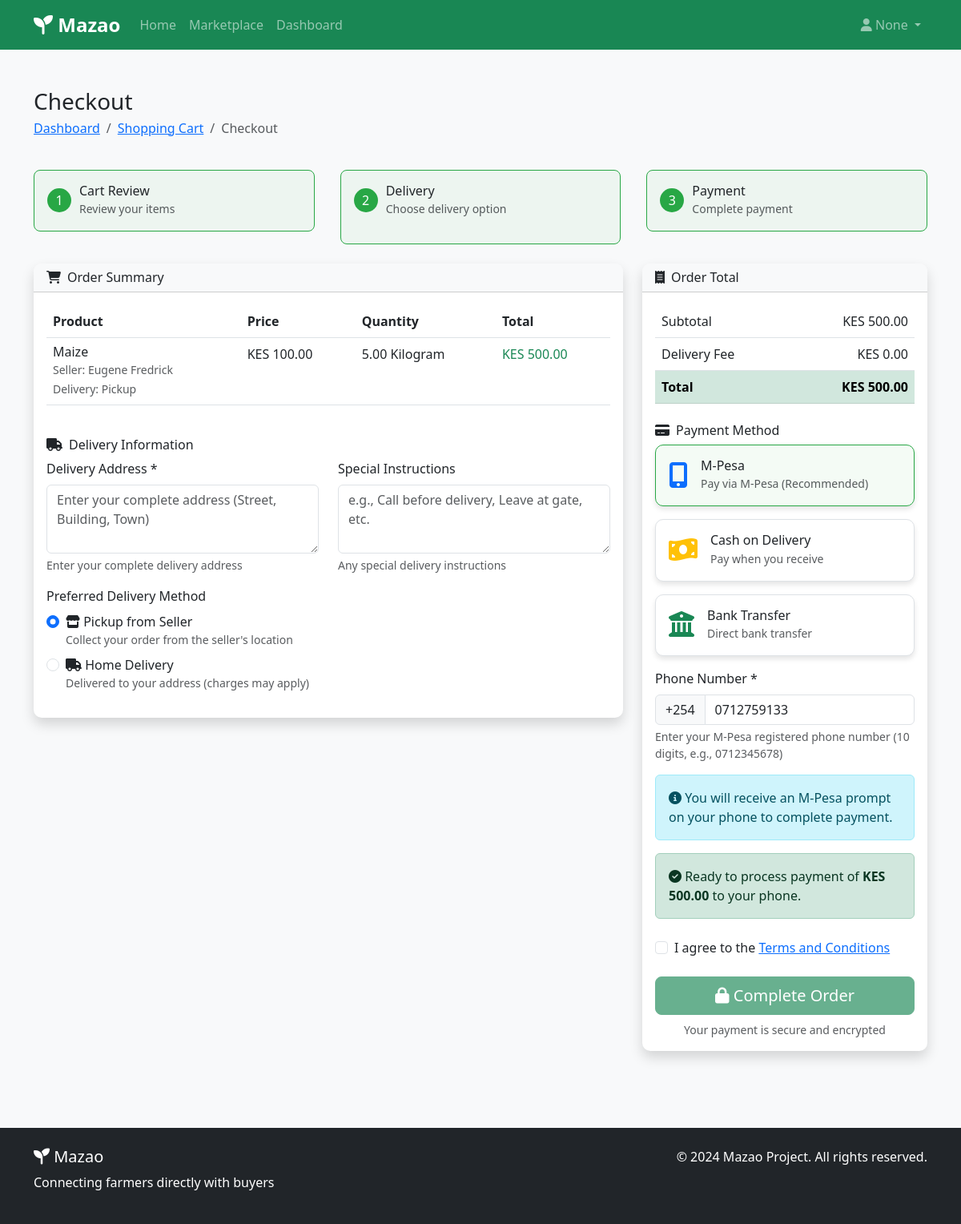
The page /cart/checkout/ (signed in) on the database as committed earlier.
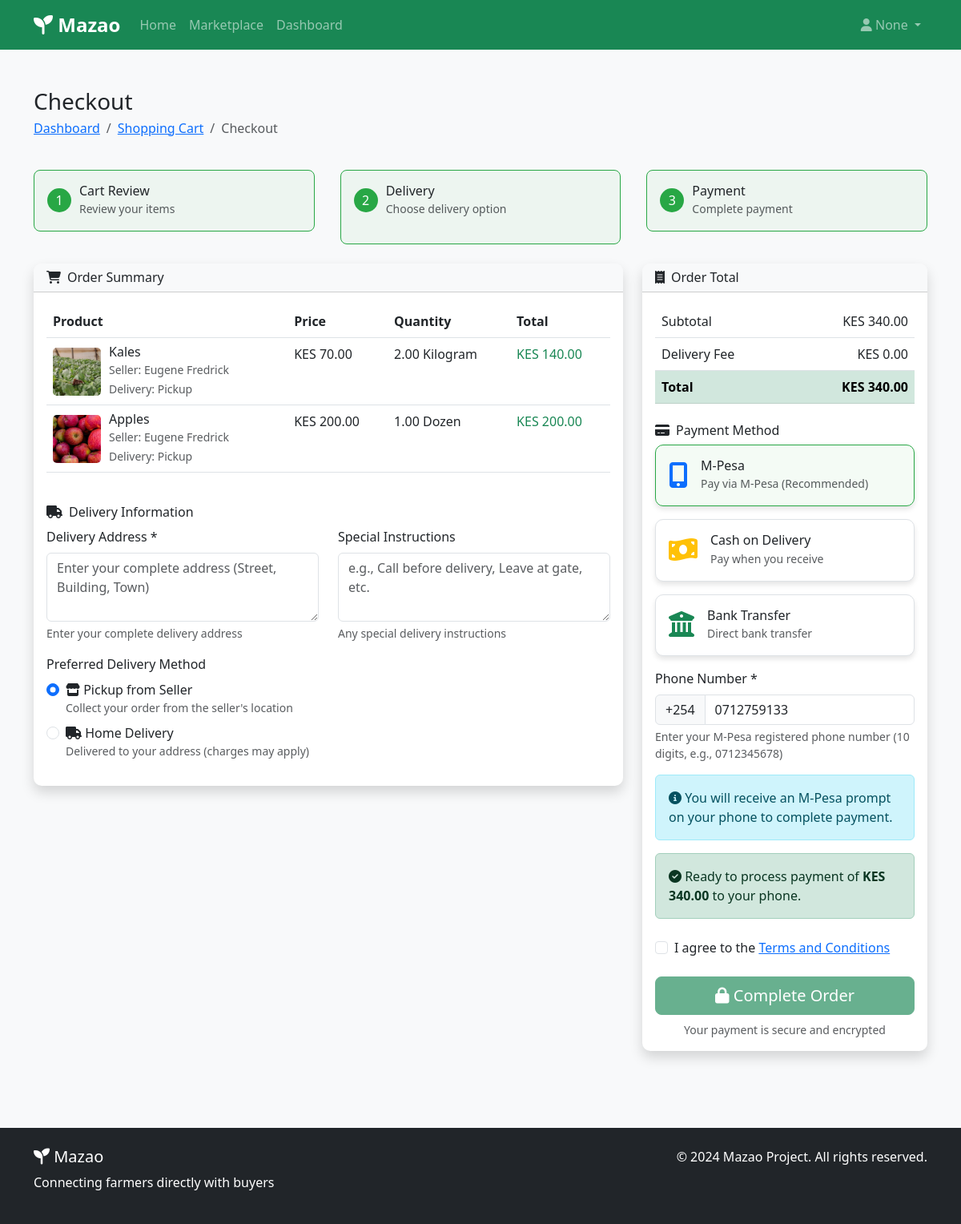
The same page on the database as committed later.
### cart/models.py (models this page shows, shortened)
class CartItem(models.Model):
    cart = models.ForeignKey(Cart, on_delete=models.CASCADE, related_name='items')
    product = models.ForeignKey(Product, on_delete=models.CASCADE)
    quantity = models.DecimalField(max_digits=10, decimal_places=2, default=1)
    delivery_method = models.CharField(
        max_length=20,
        choices=[('pickup', 'Pickup'), ('delivery', 'Delivery')],
        default='pickup'
    )
    special_instructions = models.TextField(blank=True)
    added_at = models.DateTimeField(auto_now_add=True)
    updated_at = models.DateTimeField(auto_now=True)
    class Meta:
        unique_together = ['cart', 'product']
    @property
    def total_price(self):
        return self.product.price * self.quantity

class Cart(models.Model):
    user = models.OneToOneField(User, on_delete=models.CASCADE, related_name='cart')
    created_at = models.DateTimeField(auto_now_add=True)
    updated_at = models.DateTimeField(auto_now=True)
    @property
    def total_price(self):
        return sum(item.total_price for item in self.items.all())

### products/models.py (models this page shows, shortened)
class Product(models.Model):
    class ProductStatus(models.TextChoices):
        ACTIVE = 'active', 'Active'
        OUT_OF_STOCK = 'out_of_stock', 'Out of Stock'
        DISCONTINUED = 'discontinued', 'Discontinued'
    class UnitChoices(models.TextChoices):
        KG = 'kg', 'Kilogram'
        G = 'g', 'Gram'
        L = 'l', 'Liter'
        ML = 'ml', 'Milliliter'
        PIECE = 'piece', 'Piece'
        BUNCH = 'bunch', 'Bunch'
        DOZEN = 'dozen', 'Dozen'
    COUNTY_CHOICES = [
        ('', 'Select County'),
        ('nairobi', 'Nairobi'),
        ('mombasa', 'Mombasa'),
        ('kisumu', 'Kisumu'),
        ('nakuru', 'Nakuru'),
        ('eldoret', 'Eldoret'),
        ('thika', 'Thika'),
        ('kakamega', 'Kakamega'),
        ('kisii', 'Kisii'),
        ('nyeri', 'Nyeri'),
        ('meru', 'Meru'),
        ('machakos', 'Machakos'),
        ('kitui', 'Kitui'),
        ('embu', 'Embu'),
        ('kirinyaga', 'Kirinyaga'),
        ('muranga', 'Muranga'),
        ('kiambu', 'Kiambu'),
        ('bungoma', 'Bungoma'),
        ('busia', 'Busia'),
        ('homa_bay', 'Homa Bay'),
        ('migori', 'Migori'),
        ('siaya', 'Siaya'),
        ('vihiga', 'Vihiga'),
        ('baringo', 'Baringo'),
        ('bomet', 'Bomet'),
        ('elgeyo_marakwet', 'Elgeyo-Marakwet'),
        ('garissa', 'Garissa'),
        ('kilifi', 'Kilifi'),
        ('kwale', 'Kwale'),
        ('lamu', 'Lamu'),
        ('mandera', 'Mandera'),
        ('marsabit', 'Marsabit'),
        ('narok', 'Narok'),
        ('nyamira', 'Nyamira'),
        ('nyandarua', 'Nyandarua'),
        ('nandi', 'Nandi'),
        ('samburu', 'Samburu'),
        ('taita_taveta', 'Taita-Taveta'),
        ('tana_river', 'Tana River'),
        ('trans_nzoia', 'Trans Nzoia'),
        ('turkana', 'Turkana'),
        ('uasin_gishu', 'Uasin Gishu'),
        ('wajir', 'Wajir'),
        ('west_pokot', 'West Pokot'),
    ]
    name = models.CharField(max_length=200)
    slug = models.SlugField(unique=True)
    description = models.TextField()
    price = models.DecimalField(max_digits=10, decimal_places=2)
    quantity = models.PositiveIntegerField(default=1)
    unit = models.CharField(max_length=20, choices=UnitChoices.choices)
    min_order_quantity = models.PositiveIntegerField(default=1)
    category = models.ForeignKey(Category, on_delete=models.SET_NULL, null=True, related_name='products')
    seller = models.ForeignKey(User, on_delete=models.CASCADE, related_name='products')
    location = models.CharField(max_length=255, blank=True)
    county = models.CharField(
        max_length=50,
        choices=COUNTY_CHOICES,
        blank=True,
        null=True
    )
    image = models.ImageField(upload_to='products/', blank=True, null=True)
    is_organic = models.BooleanField(default=False)
    is_fresh = models.BooleanField(default=True)
    featured = models.BooleanField(default=False)
    available_from = models.DateField(null=True, blank=True)
    available_until = models.DateField(null=True, blank=True)
    status = models.CharField(
        max_length=20,
        choices=ProductStatus.choices,
        default=ProductStatus.ACTIVE
    )
    views = models.PositiveIntegerField(default=0)
    created_at = models.DateTimeField(auto_now_add=True)
    updated_at = models.DateTimeField(auto_now=True)
    class Meta:
        ordering = ['-created_at']
    @property
    def is_available(self):
        if self.status != self.ProductStatus.ACTIVE:
            return False
        if self.quantity <= 0:
            return False
        if self.available_from and self.available_from > date.today():
            return False
        if self.available_until and self.available_until < date.today():
            return False
        return True

### users/models.py (models this page shows, shortened)
class CustomUser(AbstractUser):
    username = None
    email = models.EmailField(_('email address'), unique=True)
    phone_regex = RegexValidator(
        regex=r'^\+?1?\d{9,15}$',
        message="Phone number must be entered in the format: '+254712345678'. Up to 15 digits allowed."
    )
    phone_number = models.CharField(
        validators=[phone_regex],
        max_length=17,
        blank=True,
        null=True
    )
    user_type = models.CharField(
        max_length=10,
        choices=UserType.choices,
        default=UserType.BUYER
    )
    location = models.CharField(max_length=255, blank=True, null=True)
    county = models.CharField(max_length=100, blank=True, null=True)
    is_verified = models.BooleanField(default=False)
    USERNAME_FIELD = 'email'
    REQUIRED_FIELDS = []
    objects = CustomUserManager()
    class Meta:
        verbose_name = _('user')
        verbose_name_plural = _('users')
    def get_full_name(self):
        return f"{self.first_name} {self.last_name}".strip() or self.email

### cart/views.py (the view)
# urls.py: path('checkout/', views.checkout, name='checkout'),
@login_required
def checkout(request):
    try:
        cart = Cart.objects.get(user=request.user)
        cart_items = CartItem.objects.filter(cart=cart).select_related('product')
        if not cart_items.exists():
            messages.warning(request, "Your cart is empty!")
            return redirect('cart:view_cart')
        unavailable_items = []
        for item in cart_items:
            if not item.product.is_available:
                unavailable_items.append(item.product.name)
            elif Decimal(str(item.quantity)) > Decimal(str(item.product.quantity)):
                unavailable_items.append(f"{item.product.name} (only {item.product.quantity} available)")
        if unavailable_items:
            messages.error(request, f"Some items are unavailable: {', '.join(unavailable_items)}")
            return redirect('cart:view_cart')
    except Cart.DoesNotExist:
        messages.warning(request, "Your cart is empty!")
        return redirect('cart:view_cart')
    subtotal = sum(item.total_price for item in cart_items)
    delivery_fee = calculate_delivery_fee(cart_items)
    total = subtotal + delivery_fee
    if request.method == 'POST':
        form = CheckoutForm(request.POST)
        if form.is_valid():
            request.session['checkout_data'] = {
                'delivery_address': form.cleaned_data['delivery_address'],
                'delivery_instructions': form.cleaned_data['delivery_instructions'],
                'payment_method': form.cleaned_data['payment_method'],
                'phone_number': form.cleaned_data.get('phone_number', ''),
            }
            payment_method = form.cleaned_data['payment_method']
            if payment_method == 'mpesa':
                return redirect('cart:mpesa_payment')
            elif payment_method == 'cash':
                return redirect('cart:cash_on_delivery')
            elif payment_method == 'bank':
                return redirect('cart:bank_transfer')
    else:
        initial_data = {}
        if hasattr(request.user, 'profile'):
            profile = request.user.profile
            initial_data = {
                'delivery_address': profile.address or '',
                'phone_number': profile.phone_number or '',
            }
        form = CheckoutForm(initial=initial_data)
    context = {
        'cart': cart,
        'cart_items': cart_items,
        'subtotal': subtotal,
        'delivery_fee': delivery_fee,
        'total': total,
        'form': form,
        'mpesa_available': MPESA_AVAILABLE,
    }
    return render(request, 'cart/checkout.html', context)

### cart/views.py (called while the page is built)
def calculate_delivery_fee(cart_items):
    for item in cart_items:
        if item.delivery_method == 'delivery':
            return Decimal('200.00')
    return Decimal('0.00')

### users/models.py (called while the page is built)
    @property
    def address(self):
        if hasattr(self, 'location') and self.location:
            return self.location
        elif hasattr(self, 'county') and self.county:
            return self.county
        elif hasattr(self, 'shipping_address') and self.shipping_address:
            return self.shipping_address
        elif hasattr(self, 'physical_address') and self.physical_address:
            return self.physical_address
        else:
            return ''

### cart/templates/cart/checkout.html (shortened to what the changed rows need)
{% extends 'base.html' %}
{% block content %}
<div class="container py-5">
    <div class="row mb-4">
        <div class="col-12">
            <h1 class="h3 mb-1">Checkout</h1>
        </div>
    </div>
    <div class="row">
        <div class="col-lg-8 mb-4">
            <div class="card shadow">
                <div class="card-body">
                    {% if cart_items %}
                    <div class="table-responsive">
                        <table class="table">
                            <thead>
                                <tr>
                                    <th>Product</th>
                                    <th>Price</th>
                                    <th>Quantity</th>
                                    <th>Total</th>
                                </tr>
                            </thead>
                            <tbody>
                                {% for item in cart_items %}
                                <tr>
                                    <td>
                                        <div class="d-flex align-items-center">
                                            {% if item.product.image %}
                                            <img src="{{ item.product.image.url }}"
                                                 alt="{{ item.product.name }}"
                                                 style="width: 60px; height: 60px; object-fit: cover; border-radius: 5px; margin-right: 10px;">
                                            {% endif %}
                                            <div>
                                                <h6 class="mb-0">{{ item.product.name }}</h6>
                                                <small class="text-muted">
                                                    Seller: {{ item.product.seller.get_full_name }}<br>
                                                    Delivery: {{ item.get_delivery_method_display }}
                                                </small>
                                            </div>
                                        </div>
                                    </td>
                                    <td>KES {{ item.product.price|floatformat:2 }}</td>
                                    <td>{{ item.quantity }} {{ item.product.get_unit_display }}</td>
                                    <td class="text-success">KES {{ item.total_price|floatformat:2 }}</td>
                                </tr>
                                {% endfor %}
                            </tbody>
                        </table>
                    </div>
                    {% endif %}
                </div>
            </div>
        </div>
        <div class="col-lg-4">
            <div class="card shadow sticky-top" style="top: 1rem;">
                <div class="card-body">
                    <table class="table">
                        <tr>
                            <td>Subtotal</td>
                            <td class="text-end">KES {{ cart.total_price|floatformat:2 }}</td>
                        </tr>
                        <tr class="table-success">
                            <th>Total</th>
                            <th class="text-end">KES {{ cart.total_price|floatformat:2 }}</th>
                        </tr>
                    </table>
                    <div class="mt-4">
                        <div id="mpesaForm" class="payment-form">
                            <form method="post" id="mpesaPaymentForm">
                                <div class="alert alert-success">
                                    <i class="fas fa-check-circle"></i>
                                    Ready to process payment of <strong>KES {{ cart.total_price|floatformat:2 }}</strong> to your phone.
                                </div>
                            </form>
                        </div>
                    </div>
                </div>
            </div>
        </div>
    </div>
</div>
{% endblock %}

Rows that differ between the two databases and show on the page:
removed CartItem: product.name "Maize", product.seller.get_full_name "Eugene Fredrick", delivery_method "Pickup", product.price "100.00", quantity "5.00", product.unit "Kilogram", total_price "500.00"
added CartItem: product.image (picture), product.name "Kales", product.seller.get_full_name "Eugene Fredrick", delivery_method "Pickup", product.price "70.00", quantity "2.00", product.unit "Kilogram", total_price "140.00"
added CartItem: product.image (picture), product.name "Apples", product.seller.get_full_name "Eugene Fredrick", delivery_method "Pickup", product.price "200.00", quantity "1.00", product.unit "Dozen", total_price "200.00"
computed for Cart: total_price "500.00" → "340.00"
